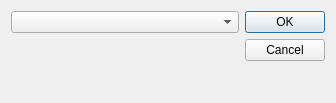
<?xml version="1.0" encoding="UTF-8"?>
<ui version="4.0">
 <class>ItemSelector</class>
 <widget class="QDialog" name="ItemSelector">
  <property name="geometry">
   <rect>
    <x>0</x>
    <y>0</y>
    <width>336</width>
    <height>103</height>
   </rect>
  </property>
  <property name="windowTitle">
   <string>选择要加载的图像</string>
  </property>
  <layout class="QGridLayout" name="gridLayout_2">
   <item row="0" column="0">
    <layout class="QGridLayout" name="gridLayout">
     <item row="0" column="0">
      <widget class="QComboBox" name="itemBox"/>
     </item>
     <item row="1" column="0">
      <spacer name="verticalSpacer">
       <property name="orientation">
        <enum>Qt::Vertical</enum>
       </property>
       <property name="sizeHint" stdset="0">
        <size>
         <width>20</width>
         <height>40</height>
        </size>
       </property>
      </spacer>
     </item>
    </layout>
   </item>
   <item row="0" column="1">
    <widget class="QDialogButtonBox" name="buttonBox">
     <property name="orientation">
      <enum>Qt::Vertical</enum>
     </property>
     <property name="standardButtons">
      <set>QDialogButtonBox::Cancel|QDialogButtonBox::Ok</set>
     </property>
    </widget>
   </item>
  </layout>
 </widget>
 <resources/>
 <connections>
  <connection>
   <sender>buttonBox</sender>
   <signal>accepted()</signal>
   <receiver>ItemSelector</receiver>
   <slot>accept()</slot>
   <hints>
    <hint type="sourcelabel">
     <x>248</x>
     <y>254</y>
    </hint>
    <hint type="destinationlabel">
     <x>157</x>
     <y>274</y>
    </hint>
   </hints>
  </connection>
  <connection>
   <sender>buttonBox</sender>
   <signal>rejected()</signal>
   <receiver>ItemSelector</receiver>
   <slot>reject()</slot>
   <hints>
    <hint type="sourcelabel">
     <x>316</x>
     <y>260</y>
    </hint>
    <hint type="destinationlabel">
     <x>286</x>
     <y>274</y>
    </hint>
   </hints>
  </connection>
 </connections>
</ui>
